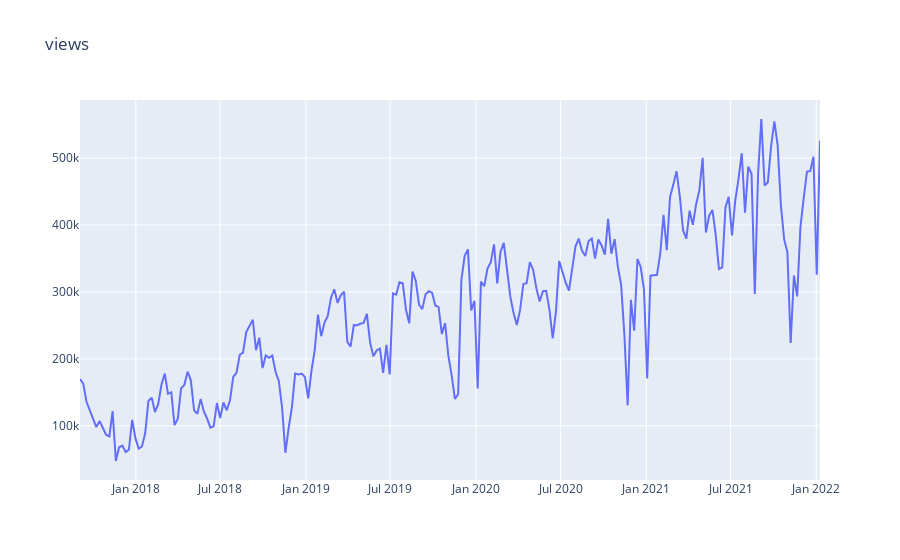

Notebook cell for this chart:
### Markdown cell above
Порівняння графіків тижневих інтервалів з різними агрегуючими функціями: медіана, середнє, сума.

### Code cell
#figure(figsize=(24,6))
fig, axes = plt.subplots(ncols=3, figsize=(36,6))

title_fontsize = {'fontsize': 20}
title_padding = 12

axes[0].set_title('median', fontdict=title_fontsize, pad=title_padding)
axes[1].set_title('mean', fontdict=title_fontsize, pad=title_padding)
axes[2].set_title('sum', fontdict=title_fontsize, pad=title_padding)

view_statistics_weekly_median_aggregated.plot(ax = axes[0], subplots=True)
view_statistics_weekly_mean_aggregated.plot(ax = axes[1], subplots=True)
view_statistics_weekly_sum_aggregated.plot(ax = axes[2], subplots=True)

plt.show()

plotly_df(data, title="views")

### Figure 1 — Plotly figure (JSON) as saved in the notebook; plotly's stock layout.template omitted (floating-point values rounded to 4 significant figures; data arrays with more than 128 entries replaced by an {"elided": "..."} marker saying what was removed)
{"data": [{"mode": "lines", "name": "qty", "type": "scatter", "x": {"elided": "228 str values"}, "y": {"elided": "228 float values"}}], "layout": {"title": {"text": "views"}}}
